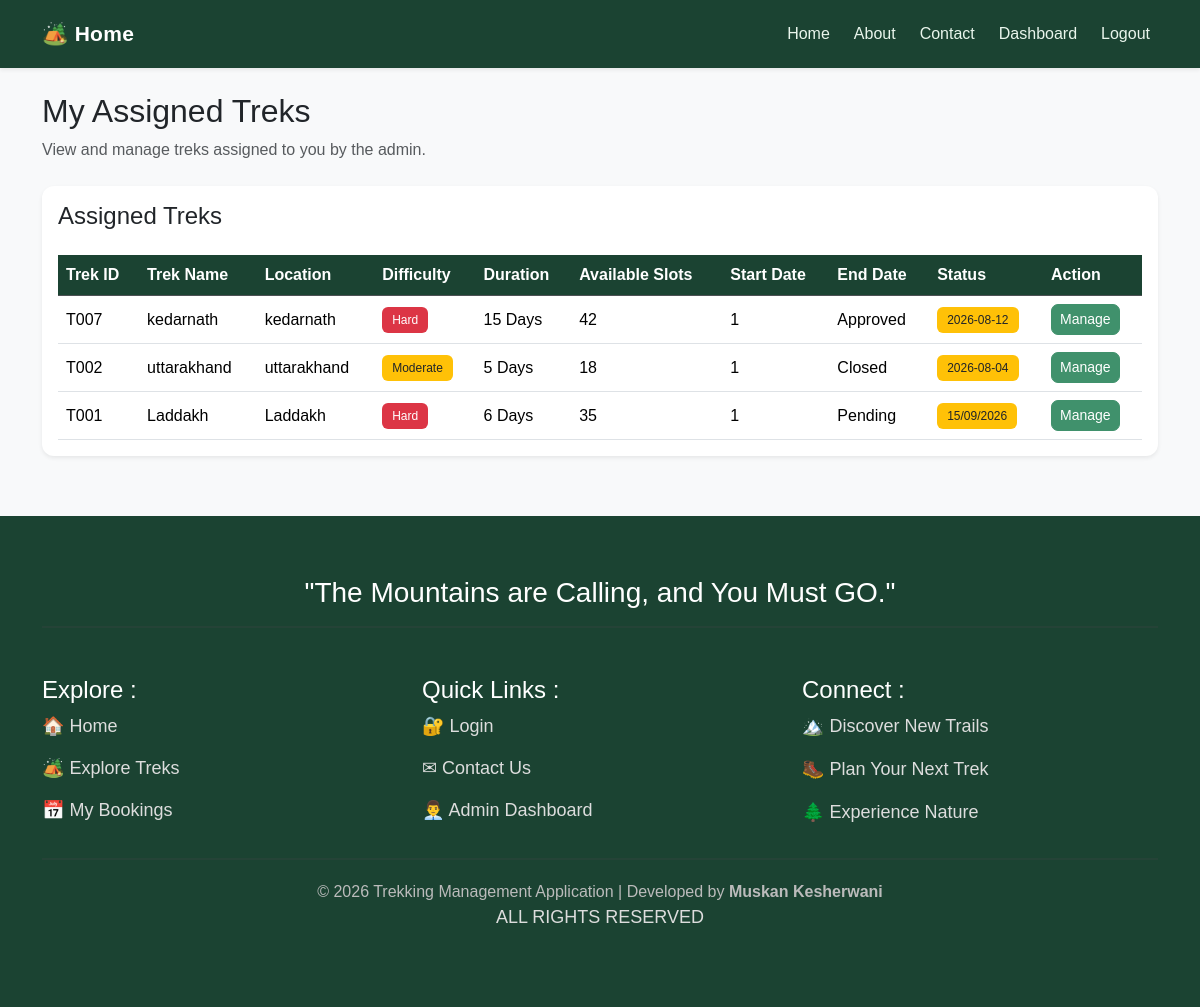
/staff/trek (signed in), run on the app's committed database.
### tables this page shows
CREATE TABLE trek (
    id INTEGER PRIMARY KEY AUTOINCREMENT,
    name TEXT NOT NULL,
    location TEXT NOT NULL,
    difficulty TEXT NOT NULL,
    duration INTEGER NOT NULL,
    available_slots INTEGER NOT NULL,
    assigned_staff_id INTEGER,
    status TEXT DEFAULT 'Pending',
    start_date TEXT NOT NULL,
    end_date TEXT NOT NULL, description TEXT,

    FOREIGN KEY (assigned_staff_id)
    REFERENCES staff(id)
);

### app.py (the view)
@app.route("/staff/trek")
@staff_required
def staff_trek():
    connection = sqlite3.connect("trekking.db")
    cursor = connection.cursor()
    staff_id = session.get("staff_id")
    cursor.execute("""
        SELECT *
        FROM trek
        WHERE assigned_staff_id = ?
        ORDER BY id DESC
    """, (staff_id,))
    treks = cursor.fetchall()
    connection.close()
    return render_template(
        "staff_trek.html",
        treks=treks
    )

### app.py (called while the page is built)
def staff_required(f):
    @wraps(f)
    def decorated_function(*args, **kwargs):
        if session.get("role") != "staff":
            return redirect("/login")
        return f(*args, **kwargs)
    return decorated_function

### templates/staff_trek.html (shortened to what this page needs)
<!DOCTYPE html>
<html lang="en">
<head>
    <link href="https://cdn.jsdelivr.net/npm/bootstrap@5.3.3/dist/css/bootstrap.min.css" rel="stylesheet">
</head>
<body>
    {% extends "base.html" %}
{% block content %}
<div class="mb-4">
    <h2>My Assigned Treks</h2>
    <p class="text-muted">
        View and manage treks assigned to you by the admin.
    </p>
</div>
<div class="card shadow-sm">
    <div class="card-body">
        <h4 class="mb-4">
            Assigned Treks
        </h4>
        <div class="table-responsive">
            <table class="table table-hover align-middle">
                <thead class="table-dark">
                    <tr>
                        <th>Trek ID</th>
                        <th>Trek Name</th>
                        <th>Location</th>
                        <th>Difficulty</th>
                        <th>Duration</th>
                        <th>Available Slots</th>
                        <th>Start Date</th>
                        <th>End Date</th>
                        <th>Status</th>
                        <th>Action</th>
                    </tr>
                </thead>
                <tbody>
                    {% for trek in treks %}
                    <tr>
                        <td>
                            T{{ "%03d"|format(trek[0]) }}
                        </td>
                        <td>
                            {{ trek[1] }}
                        </td>
                        <td>
                            {{ trek[2] }}
                        </td>
                        <td>
                            {% if trek[3] == "Easy" %}
                            <span class="badge bg-success">
                                Easy
                            </span>
                            {% elif trek[3] == "Moderate" %}
                            <span class="badge bg-warning text-dark">
                                Moderate
                            </span>
                            {% else %}
                            <span class="badge bg-danger">
                                Hard
                            </span>
                            {% endif %}
                        </td>
                        <td>
                            {{ trek[4] }} Days
                        </td>
                        <td>
                            {{ trek[5] }}
                        </td>
                        <td>
                            {{ trek[6] }}
                        </td>
                        <td>
                            {{ trek[7] }}
                        </td>
                        <td>
                            {% if trek[8] == "Open" %}
                            <span class="badge bg-success">
                                Open
                            </span>
                            {% elif trek[8] == "Closed" %}
                            <span class="badge bg-secondary">
                                Closed
                            </span>
                            {% elif trek[8] == "Started" %}
                            <span class="badge bg-info text-dark">
                                Started
                            </span>
                            {% elif trek[8] == "Completed" %}
                            <span class="badge bg-primary">
                                Completed
                            </span>
                            {% else %}
                            <span class="badge bg-warning text-dark">
                                {{ trek[8] }}
                            </span>
                            {% endif %}
                        </td>
                        <td>
                            <a href="/staff/trek/{{ trek[0] }}"
                               class="btn btn-primary btn-sm">
                                Manage
                            </a>
                        </td>
                    </tr>
                    {% endfor %}
                </tbody>
            </table>
        </div>
    </div>
</div>
{% endblock %}

### static/css/style.css (style rules this page uses)
body { background-color: #f8f9fa; color: #212529; font-family: Arial, sans-serif; min-height: 100vh; }
.card { background-color: #ffffff; border: none; border-radius: 12px; box-shadow: 0 2px 10px rgba(0, 0, 0, 0.05); }
.btn { border-radius: 7px; font-weight: 500; }
.btn-primary { background-color: #40916c; border-color: #40916c; }
.table { margin-bottom: 0; }
.table thead th { background-color: #1b4332 !important; color: #ffffff !important; font-weight: 600; white-space: nowrap; }
.table tbody td { vertical-align: middle; }
.badge { padding: 7px 10px; font-weight: 500; border-radius: 6px; }

### data on the page
trek: id "007", name "kedarnath", location "kedarnath", difficulty "Hard", duration "15", available_slots "42", assigned_staff "1", status "Approved", start_date "2026-08-12"
trek: id "002", name "uttarakhand", location "uttarakhand", difficulty "Moderate", duration "5", available_slots "18", assigned_staff "1", status "Closed", start_date "2026-08-04"
trek: id "001", name "Laddakh", location "Laddakh", difficulty "Hard", duration "6", available_slots "35", assigned_staff "1", status "Pending", start_date "15/09/2026"
